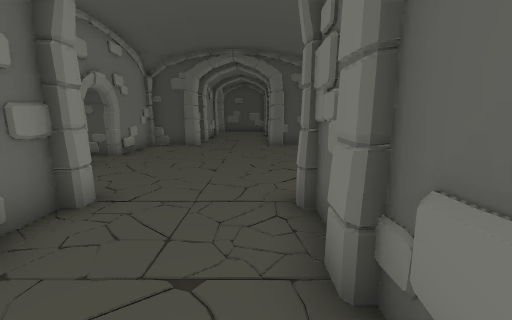
View 1 (above)

16 first-person views from a walk through a Unity game level. The camera is 1.4 m above the floor, tilts 10° down and sees 90° across. Doors are open. The floor is counted in squares, 1 m on a side. Each view is taken from the middle of a square. On the plan, view 1 faces up. The plan holds only what a view shows up to about 13 squares ahead; the rest is blank. The place goes on beyond the plan. The player is left out. Some surface patterns are stand-ins.

View 2
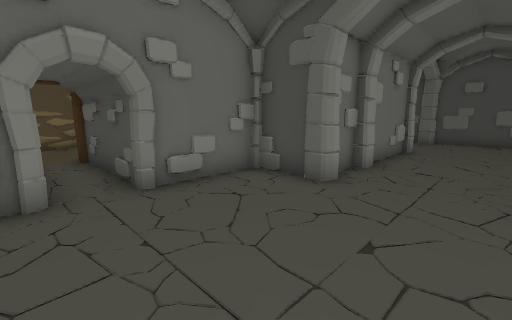

View 3
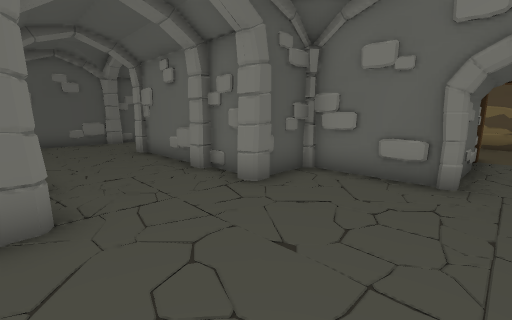

View 4
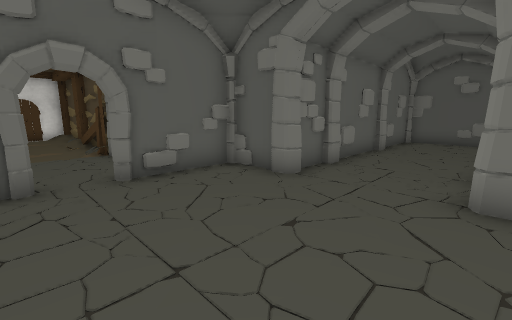

View 5
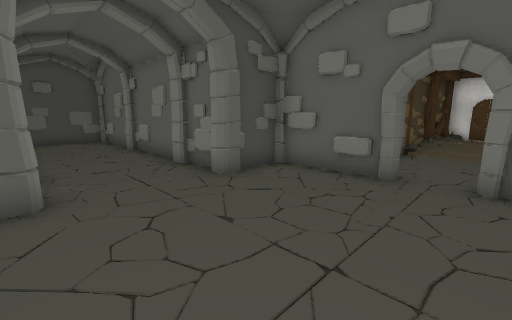

View 6
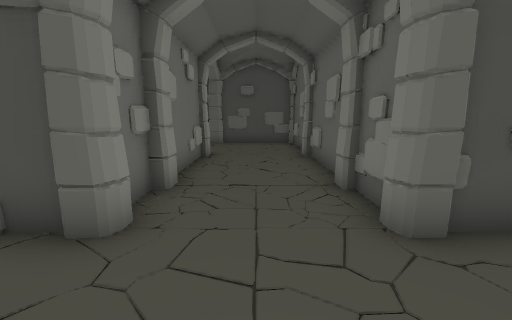

View 7
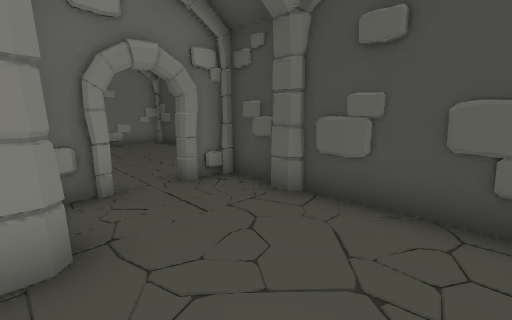

View 8
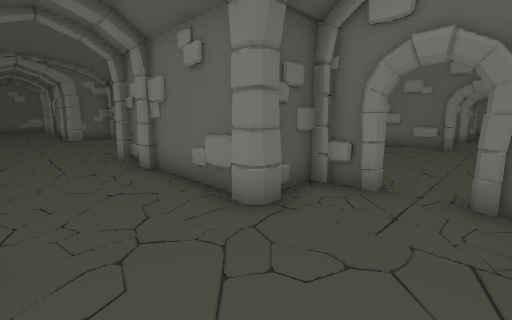

View 9
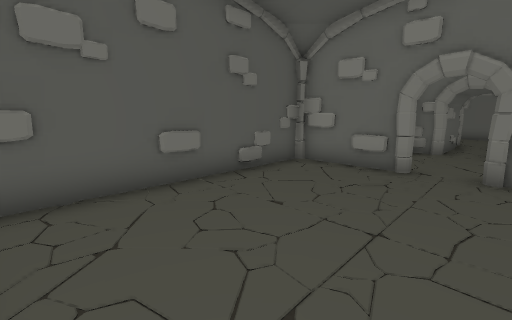

View 10
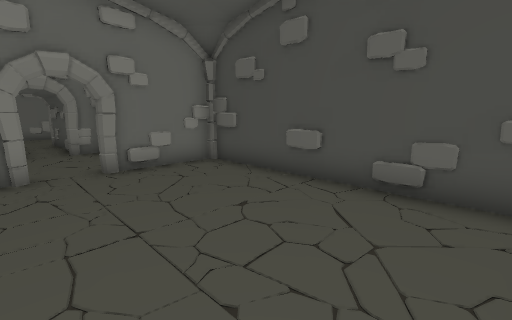

View 11
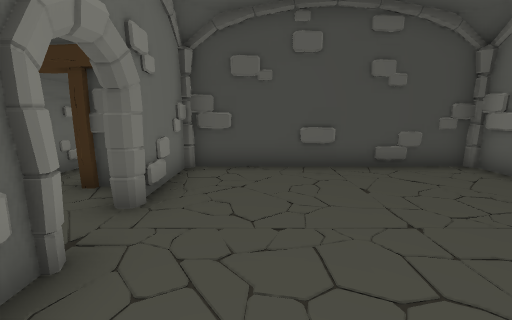

View 12
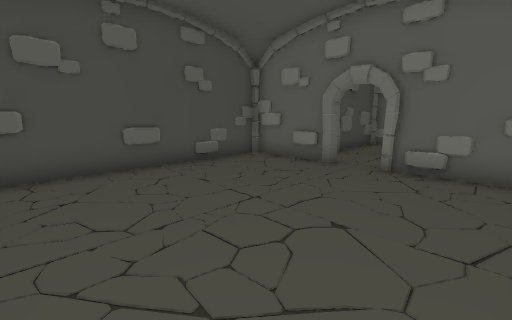

View 13
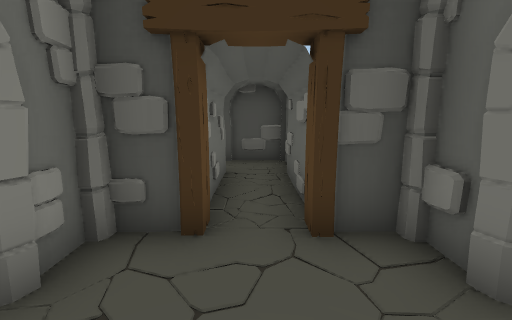

View 14
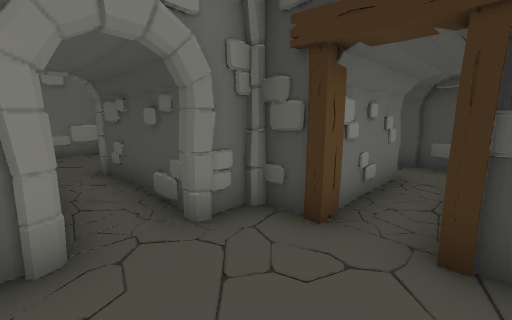

View 15
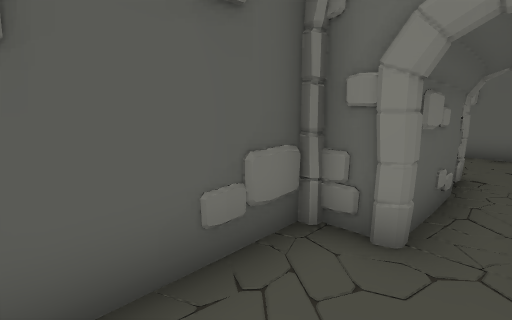

View 16
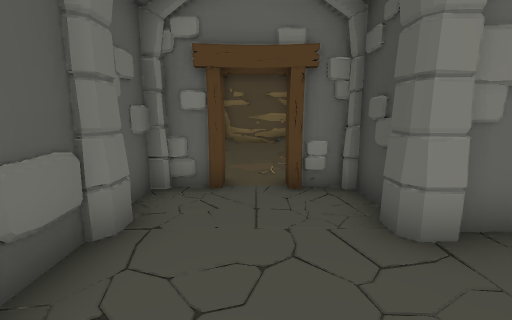

### Floor plan
Points are (right, up) in squares from view 1. A wall is a line through its corners. A room is listed if a view was taken in it or the views show most of it. See-through windows are left out.
Room 1 (views 1, 2, 3, 4, 5, 6, 7, 8, 16)
walls: (-4.7, 9.2) (-4.8, 8.8) (-7.9, 9); (-4.9, 7.1) (-4.9, 4.2) (-2.8, 4.2); (2.9, 8.9) (2.9, 11.9) (0.8, 11.9); (0.7, 4.2) (2.9, 4.2) (2.9, 7.1); (-5.5, 8.7) (-6.5, 8.7); (-3.4, 11.9) (-4.7, 11.9) (-4.8, 10.9); (0.9, 3.2) (0.9, 3.7); (-4.9, 11.9) (-4.9, 8.8); (-7.5, 8.9) (-8.7, 8.8); (-2.9, 1.6) (-2.9, -1.6); (0.9, 14.6) (0.9, 17.5); (-9.4, 7.4) (-5.5, 7.4); (0.9, -1.8) (0.9, 1.7); (-2.9, 17.9) (-2.9, 14.2); (0.9, 18.7) (0.9, 21.9) (-3.1, 21.9); (-4.9, -2.2) (-4.9, -3.4); (-4.9, 19.1) (-4.9, 18.3); (-4.9, -4.6) (-4.9, -5.7); (0.2, 21.7) (-0.5, 21.9); (-1.7, 21.8) (-2.4, 21.9); (-1.3, 21.9) (-1.8, 21.8); (-2.7, -5.9) (0.9, -5.9) (0.9, -2.8); (-4.9, 21.8) (-4.9, 20.9)
low walls: (0.9, 12.4) (0.9, 13.7); (-2.9, 17.6) (-2.8, 16.6); (-2.1, -5.8) (-1.2, -5.9)
ways out: opening at (-5, 20) to room 2; opening at (-5, -4); opening at (3, 8); open door at (-9, 8); gap at (3, 7); gap at (3, 9)
objects: other object (-4, -2); other object (-4, 22); other object (-3, -2); other object (-3, 2); other object (-3, 12); other object (1, 18); other object (3, 10)
Room 2 (views 9, 10, 11, 12)
walls: (-12.9, 19.4) (-12.7, 18.9); (-12.9, 19.1) (-12.9, 16.1) (-5.9, 16.1); (-5.1, 21) (-5.1, 23.7) (-7.1, 24); (-5.1, 16.9) (-5.1, 19.1); (-12.9, 23.9) (-12.9, 20.9); (-5.1, 23.9) (-12.7, 23.9) (-12.8, 22.9)
low walls: (-5.7, 24) (-6.8, 23.8)
ways out: opening at (-5, 20) to room 1; opening at (-13, 20) to room 3
objects: other object (-13, 18)
Room 3 (views 13, 14, 15)
walls: (-16, 21.9) (-16.5, 21.8); (-14.4, 22.6) (-14.4, 25.4); (-13.1, 21.2) (-13.1, 21.7); (-17, 21.3) (-16.7, 20.9); (-12.8, 21.9) (-14.4, 21.9) (-14.4, 22.4); (-16.9, 19.3) (-16.9, 18.1) (-13.9, 18.1); (-16.9, 19) (-16.8, 18.4); (-15.6, 25.3) (-15.6, 21.9) (-16.9, 21.9) (-16.9, 20.7)
low walls: (-12.7, 21.2) (-13.1, 21.2); (-16.1, 18.2) (-15.2, 18.1); (-16.6, 18.1) (-15.6, 18.3)
ways out: opening at (-13, 20) to room 2; opening at (-17, 20)

Where each view was taken, in squares from view 1:
view 1: 0 up, 0 right, facing up
view 2: 7 up, 0 right, facing up-left
view 3: 8 up, 1 right, facing down-left
view 4: 9 up, 3 left, facing down-right
view 5: 7 up, 3 left, facing up-right
view 6: 9 up, 1 left, facing up
view 7: 18 up, 0 right, facing up-left
view 8: 21 up, 0 right, facing down-left
view 9: 21 up, 6 left, facing down-left
view 10: 19 up, 6 left, facing up-left
view 11: 17 up, 11 left, facing up
view 12: 17 up, 12 left, facing up-right
view 13: 19 up, 15 left, facing up
view 14: 19 up, 14 left, facing up-left
view 15: 20 up, 14 left, facing down-left
view 16: 4 down, 0 right, facing left
